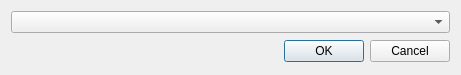
<?xml version="1.0" encoding="UTF-8"?>
<ui version="4.0">
 <class>Dialog</class>
 <widget class="QDialog" name="Dialog">
  <property name="geometry">
   <rect>
    <x>0</x>
    <y>0</y>
    <width>451</width>
    <height>73</height>
   </rect>
  </property>
  <property name="windowTitle">
   <string>Dialog</string>
  </property>
  <layout class="QGridLayout" name="gridLayout">
   <item row="0" column="0">
    <layout class="QVBoxLayout" name="verticalLayout">
     <item>
      <widget class="CustomComboBoxCheck" name="cBox_nations">
       <property name="minimumSize">
        <size>
         <width>100</width>
         <height>0</height>
        </size>
       </property>
       <property name="editable">
        <bool>false</bool>
       </property>
      </widget>
     </item>
     <item>
      <layout class="QHBoxLayout" name="horizontalLayout">
       <item>
        <widget class="QLabel" name="lbl_nation_1">
         <property name="minimumSize">
          <size>
           <width>33</width>
           <height>25</height>
          </size>
         </property>
         <property name="maximumSize">
          <size>
           <width>33</width>
           <height>25</height>
          </size>
         </property>
         <property name="text">
          <string/>
         </property>
        </widget>
       </item>
       <item>
        <widget class="QLabel" name="lbl_nation_2">
         <property name="minimumSize">
          <size>
           <width>33</width>
           <height>25</height>
          </size>
         </property>
         <property name="maximumSize">
          <size>
           <width>33</width>
           <height>25</height>
          </size>
         </property>
         <property name="text">
          <string/>
         </property>
        </widget>
       </item>
       <item>
        <widget class="QLabel" name="lbl_nation_3">
         <property name="minimumSize">
          <size>
           <width>33</width>
           <height>25</height>
          </size>
         </property>
         <property name="maximumSize">
          <size>
           <width>33</width>
           <height>25</height>
          </size>
         </property>
         <property name="text">
          <string/>
         </property>
        </widget>
       </item>
       <item>
        <widget class="QLabel" name="lbl_nation_4">
         <property name="minimumSize">
          <size>
           <width>33</width>
           <height>25</height>
          </size>
         </property>
         <property name="maximumSize">
          <size>
           <width>33</width>
           <height>25</height>
          </size>
         </property>
         <property name="styleSheet">
          <string notr="true"/>
         </property>
         <property name="text">
          <string/>
         </property>
        </widget>
       </item>
       <item>
        <widget class="QLabel" name="lbl_nation_5">
         <property name="minimumSize">
          <size>
           <width>33</width>
           <height>25</height>
          </size>
         </property>
         <property name="maximumSize">
          <size>
           <width>33</width>
           <height>25</height>
          </size>
         </property>
         <property name="text">
          <string/>
         </property>
        </widget>
       </item>
       <item>
        <widget class="QLabel" name="lbl_nation_6">
         <property name="minimumSize">
          <size>
           <width>33</width>
           <height>25</height>
          </size>
         </property>
         <property name="maximumSize">
          <size>
           <width>33</width>
           <height>25</height>
          </size>
         </property>
         <property name="text">
          <string/>
         </property>
        </widget>
       </item>
       <item>
        <widget class="QLabel" name="lbl_nation_7">
         <property name="minimumSize">
          <size>
           <width>33</width>
           <height>25</height>
          </size>
         </property>
         <property name="maximumSize">
          <size>
           <width>33</width>
           <height>25</height>
          </size>
         </property>
         <property name="text">
          <string/>
         </property>
        </widget>
       </item>
       <item>
        <widget class="QDialogButtonBox" name="buttonBox">
         <property name="minimumSize">
          <size>
           <width>0</width>
           <height>25</height>
          </size>
         </property>
         <property name="orientation">
          <enum>Qt::Horizontal</enum>
         </property>
         <property name="standardButtons">
          <set>QDialogButtonBox::Cancel|QDialogButtonBox::Ok</set>
         </property>
        </widget>
       </item>
      </layout>
     </item>
    </layout>
   </item>
  </layout>
 </widget>
 <customwidgets>
  <customwidget>
   <class>CustomComboBoxCheck</class>
   <extends>QComboBox</extends>
   <header location="global">gui.custom_cBox_check</header>
  </customwidget>
 </customwidgets>
 <resources>
  <include location="../resource_collection_files/labels.qrc"/>
 </resources>
 <connections>
  <connection>
   <sender>buttonBox</sender>
   <signal>accepted()</signal>
   <receiver>Dialog</receiver>
   <slot>accept()</slot>
   <hints>
    <hint type="sourcelabel">
     <x>248</x>
     <y>254</y>
    </hint>
    <hint type="destinationlabel">
     <x>157</x>
     <y>274</y>
    </hint>
   </hints>
  </connection>
  <connection>
   <sender>buttonBox</sender>
   <signal>rejected()</signal>
   <receiver>Dialog</receiver>
   <slot>reject()</slot>
   <hints>
    <hint type="sourcelabel">
     <x>316</x>
     <y>260</y>
    </hint>
    <hint type="destinationlabel">
     <x>286</x>
     <y>274</y>
    </hint>
   </hints>
  </connection>
 </connections>
</ui>
